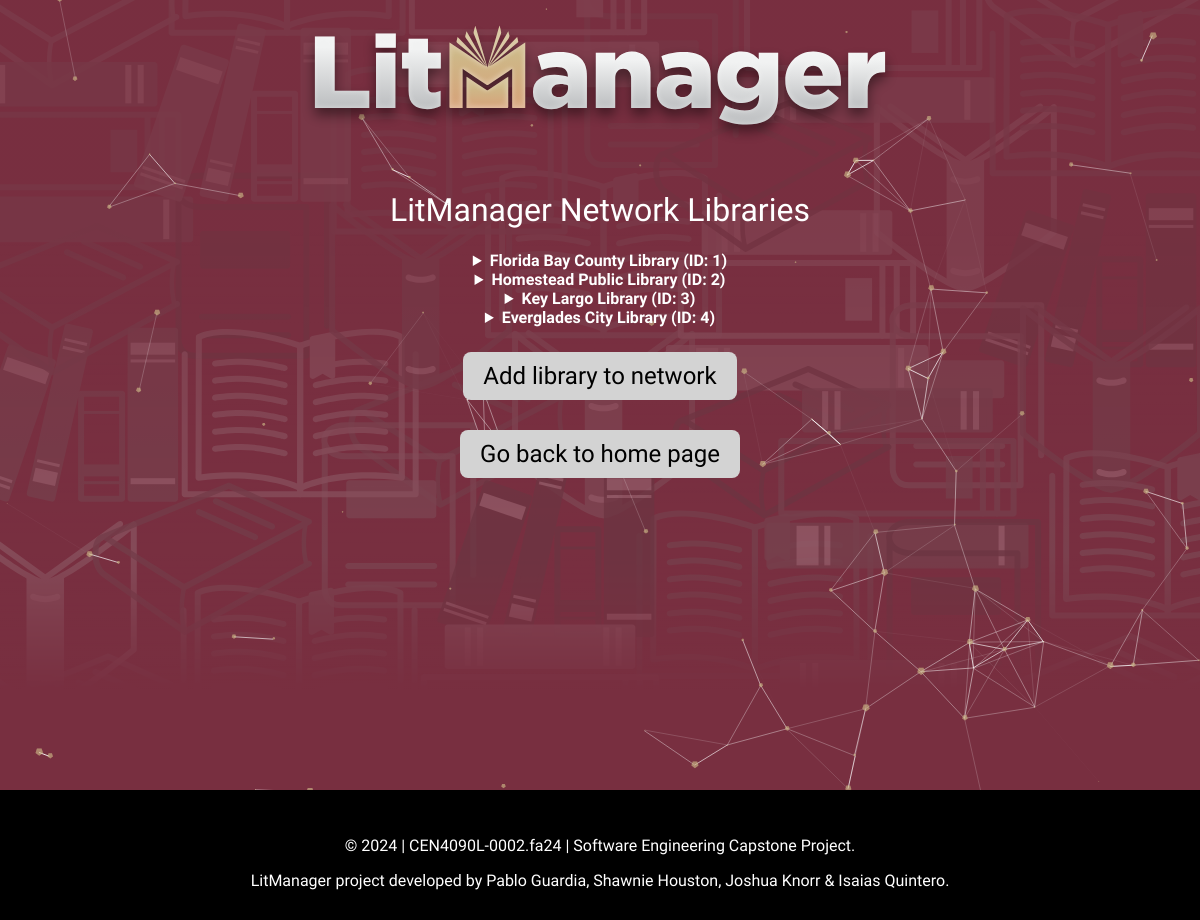
The page /showLibs (signed in) on the database its author committed.
### tables this page shows
CREATE TABLE Libraries (
    libraryID INTEGER PRIMARY KEY AUTOINCREMENT,
    libraryName TEXT COLLATE NOCASE NOT NULL,
    libraryAddress TEXT NOT NULL,
    libraryCity TEXT NOT NULL,
    libraryState TEXT NOT NULL,
    libraryZip TEXT NOT NULL
);

### LibraryProject.py (the view)
@app.route('/showLibs')
def showLibs():
    if not session.get('logged_in'):
        return render_template('login.html')
    elif session.get('admin') < 3:
        flash("You must have security level 3 to access this page...")
        return render_template('home.html')
    else:
        con = sql.connect("Library.db")
        con.row_factory = sql.Row
        cur = con.cursor()
        cur.execute("SELECT * FROM Libraries")
        df = pd.DataFrame(cur.fetchall(), columns=['libraryID', 'libraryName', 'libraryAddress', 'libraryCity', 'libraryState', 'libraryZip'])
        return render_template('listLibraries.html', rows = df)

### templates/listLibraries.html (shortened to what this page needs)
{% extends "base.html" %}
{% block content %}
<div class="logo-container">
    <img src="{{ url_for('static', filename='LitManagerLogo.svg') }}" alt="Logo">
</div>
<div id="particles-js"></div>
<div class="content-center">
    {% if session['logged_in'] and session['admin'] >= 3 %}
        <h1 class="fira-sans-thin">LitManager Network Libraries</h1>
        {% for index, row in rows.iterrows() %}
            <details class="library-details">
                <summary class="fira-sans-bold">{{ row["libraryName"] }} (ID: {{ row["libraryID"] }})</summary>
            </details>
        {% endfor %}
        <div class="action-links">
            <h2><a href="/addLibForm">Add library to network</a></h2>
        <h2><a href="/">Go back to home page</a></h2>
        </div>
    {% endif %}
</div>
{% endblock %}

### static/style.css (style rules this page uses)
.fira-sans-thin { font-family: "Fira Sans", sans-serif; font-weight: 100; }
.fira-sans-bold { font-family: "Fira Sans", sans-serif; font-weight: 700; }
html, body { font-family: "Fira Sans", sans-serif; color: #ffffff; background-color: #782f40; text-align: center; position: relative; min-height: 100vh; margin: 0; padding: 0; padding-bottom: 60px; }
.content-center { max-width: 1200px; margin: 0 auto; padding: 20px; display: flex; flex-direction: column; align-items: center; text-align: center; }
h2 a { display: inline-block; padding: 10px 20px; margin: 5px; background-color: #d3d3d3; color: #000000; text-decoration: none; font-family: 'Fira Sans', sans-serif; font-weight: 400; border-radius: 8px; transition: background-color 0.4s ease; }
body::before { content: ""; position: absolute; top: 0; left: 0; right: 0; bottom: 0; background: linear-gradient( to bottom, rgba(120, 47, 64, 0.5) 25%, rgba(120, 47, 64, 0) 60%, rgba(120, 47, 64, 3.0) 75% ), url("/static/BooksTexture.svg"); background-size: cover; background-repeat: no-repeat; background-attachment: fixed; opacity: 0.25; z-index:0; pointer-events: none; }
.logo-container { display: flex; justify-content: center; margin: 0px 0; }
.logo-container img { max-width: 600px; height: auto; }
#particles-js { position: absolute; top: 0; left: 0; width: 100%; height: 100vh; z-index: -1; }

### rows shown on the page
Libraries: libraryName "Florida Bay County Library"
Libraries: libraryName "Homestead Public Library"
Libraries: libraryName "Key Largo Library"
Libraries: libraryName "Everglades City Library"

### other values the page prints
{{ row["libraryID"] }} "1" "2" "3" "4"
